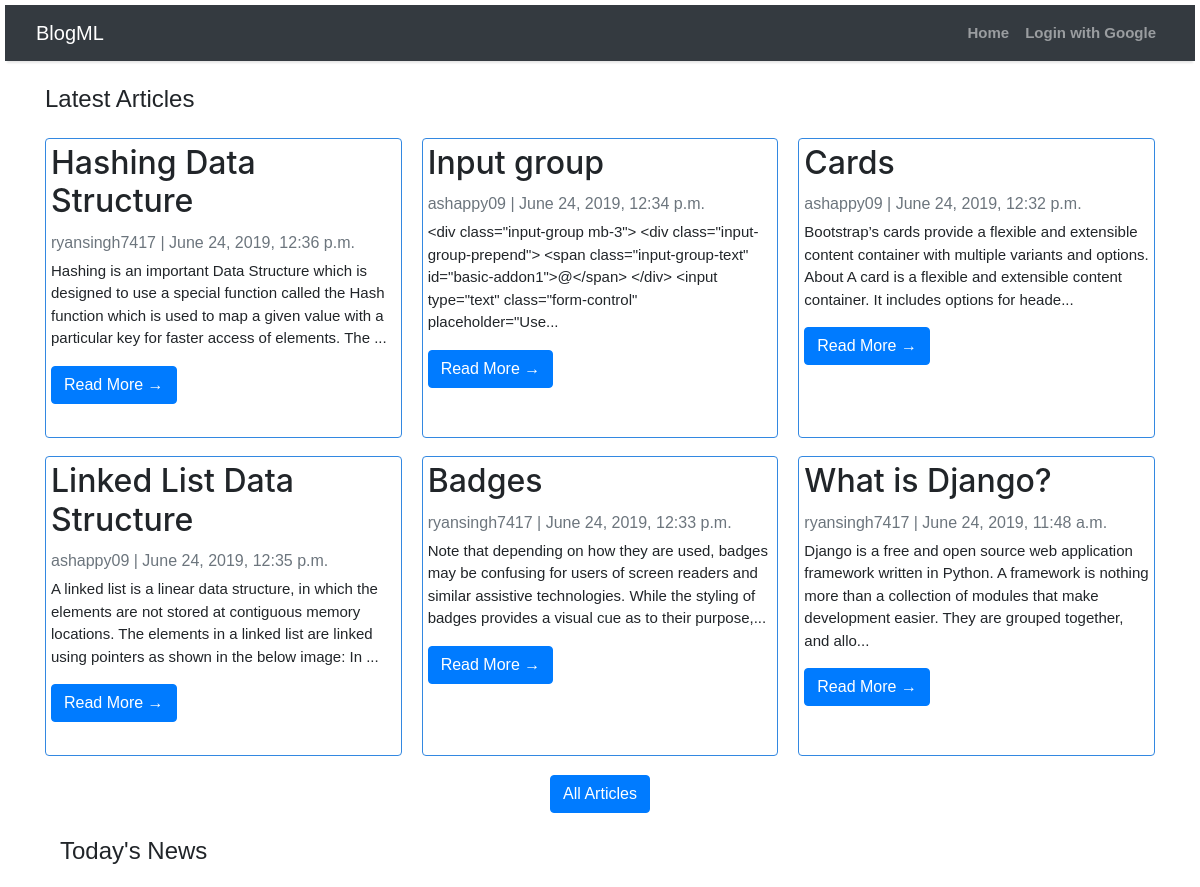
Before: /index/ (upper part) with the older database file.
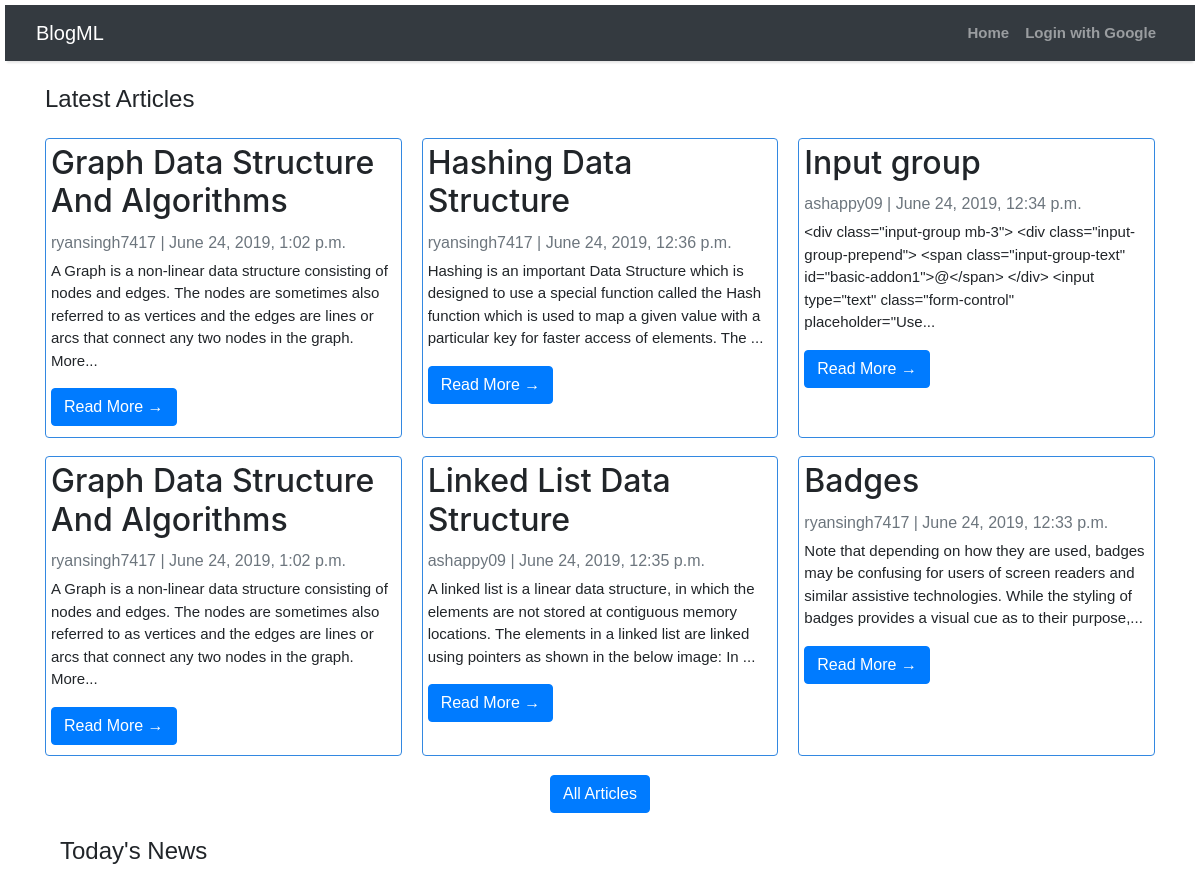
After: the same page with the newer database file.
### dashboard/models.py (models this page shows, shortened)
class Post(models.Model):
    author = models.ForeignKey(settings.AUTH_USER_MODEL, on_delete=models.CASCADE)
    title = models.CharField(max_length=200)
    text = models.TextField()
    created_date = models.DateTimeField(default=timezone.now)
    published_date = models.DateTimeField(blank=True, null=True)
    objects = models.Manager

### dashboard/views.py (the view)
# urls.py: path('index/',views.index,name = 'index'),
def index(request):
    news = News.objects.all()
    post = Post.objects.order_by('-published_date')[:6]
    context = {
        "object_list":news,
        "post_list":post,
    }
    return render(request,'index.html',context = context)

### dashboard/templates/index.html (shortened to what this page needs)
{% extends "base.html" %}
{% block content %}
<div class = "container">
        {% if post_list %}
        <h4 class=" site-heading my-4 mt-4 text-black">Latest Articles</h4>
        {% endif %}
<div class="card-columns">
    {% for post in post_list %}
        <div class="card">
            <h2 class="card-title">{{post.title}}</h2>
            <p class="card-text text-muted h6">{{ post.author }} | {{ post.published_date}}  </p>
            <p class="card-text">{{post.text|slice:200}}...</p>
            <a href="{% url 'post_detail' pk=post.pk %}" class="btn btn-primary">Read More &rarr;</a>
        </div>
        {% endfor %}
    </div>
    <center><a href="{% url 'postlist'%}" class="btn btn-primary">All Articles</a></center>
</div>
<div class="container">
        <div class="col-md-6 mt-0 ">
                <h4 class=" site-heading my-4 mt-0 text-black">Today's News</h4>
            </div>
        </div>
{%endblock%}

Changed rows visible on the page:
no longer on this page (row unchanged): Post: title "Cards", author "ashappy09", published_date "June 24, 2019, 12:32 p.m.", text "Bootstrap’s cards provide a flexible and extensible content container with multiple variants and options. About A card is a flexible and extensible content container. It includes options for heade"
no longer on this page (row unchanged): Post: title "What is Django?", author "ryansingh7417", published_date "June 24, 2019, 11:48 a.m.", text "Django is a free and open source web application framework written in Python. A framework is nothing more than a collection of modules that make development easier. They are grouped together, and allo"
added Post: title "Graph Data Structure And Algorithms", author "ryansingh7417", published_date "June 24, 2019, 1:02 p.m.", text "A Graph is a non-linear data structure consisting of nodes and edges. The nodes are sometimes also referred to as vertices and the edges are lines or arcs that connect any two nodes in the graph. More"
added Post: title "Graph Data Structure And Algorithms", author "ryansingh7417", published_date "June 24, 2019, 1:02 p.m.", text "A Graph is a non-linear data structure consisting of nodes and edges. The nodes are sometimes also referred to as vertices and the edges are lines or arcs that connect any two nodes in the graph. More"
